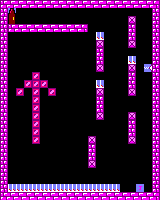

A level layout from a 2D game, rendered from its tile map. Below: a short description, then the map file with its tile-grid data intact:
An orthogonal 20x25 tile map with 8x8 px tiles, 1 tile layer (Capa de Patrones 1).

<map version="1.2" tiledversion="1.2.4" orientation="orthogonal" renderorder="right-down" width="20" height="25" tilewidth="8" tileheight="8" infinite="0" nextlayerid="2" nextobjectid="1">
 <tileset firstgid="1" source="tileset_juego.tsx" />
 <layer id="1" name="Capa de Patrones 1" width="20" height="25">
  <data encoding="csv">
2,3,3,3,3,3,3,3,3,3,3,3,3,3,3,3,3,3,3,4,
8,39,0,0,0,0,0,0,0,0,0,0,0,0,0,0,0,0,0,8,
8,40,0,0,0,0,0,0,0,0,0,0,0,0,0,0,28,0,0,8,
8,2,3,3,3,3,3,3,3,3,4,0,0,0,0,0,8,0,0,8,
8,0,0,0,0,0,0,0,0,0,0,0,45,0,0,0,8,0,0,8,
8,0,0,0,0,0,0,0,0,0,0,0,28,0,0,0,28,0,0,8,
8,0,0,0,0,0,0,0,0,0,0,0,8,0,0,0,0,0,0,8,
8,0,0,0,0,0,0,0,0,0,0,0,8,0,0,0,45,0,0,8,
8,0,0,0,0,0,0,0,0,0,0,0,28,0,0,0,28,0,44,8,
8,0,0,0,26,0,0,0,0,0,0,0,0,0,0,0,8,0,0,8,
8,0,0,26,26,26,0,0,0,0,0,0,45,0,0,0,8,0,0,8,
8,0,26,0,26,0,26,0,0,0,0,0,28,0,0,0,28,0,0,8,
8,0,0,0,26,0,0,0,0,0,0,0,8,0,0,0,0,0,0,8,
8,0,0,0,26,0,0,0,0,0,0,0,8,0,0,0,0,0,0,8,
8,0,0,0,26,0,0,0,0,0,0,0,28,0,0,0,28,0,0,8,
8,0,0,0,26,0,0,0,0,0,0,0,0,0,0,0,8,0,0,8,
8,0,0,0,26,0,0,0,0,0,0,0,0,0,0,0,8,0,0,8,
8,0,0,0,26,0,0,0,0,0,0,28,0,0,0,0,28,0,0,8,
8,0,0,0,0,0,0,0,0,0,0,8,0,0,0,0,0,0,0,8,
8,0,0,0,0,0,0,0,0,0,0,8,0,0,0,0,0,0,0,8,
8,0,0,0,0,0,0,0,0,0,0,28,0,0,0,0,0,0,0,8,
8,0,0,0,0,0,0,0,0,0,0,0,0,0,0,0,0,0,0,8,
8,0,0,0,0,0,0,0,0,0,0,0,0,0,0,0,0,0,0,8,
8,45,45,45,45,45,45,45,45,45,45,45,45,45,45,0,0,46,0,8,
2,3,3,3,3,3,3,3,3,3,3,3,3,3,3,3,3,3,3,4
</data>
 </layer>
</map>
